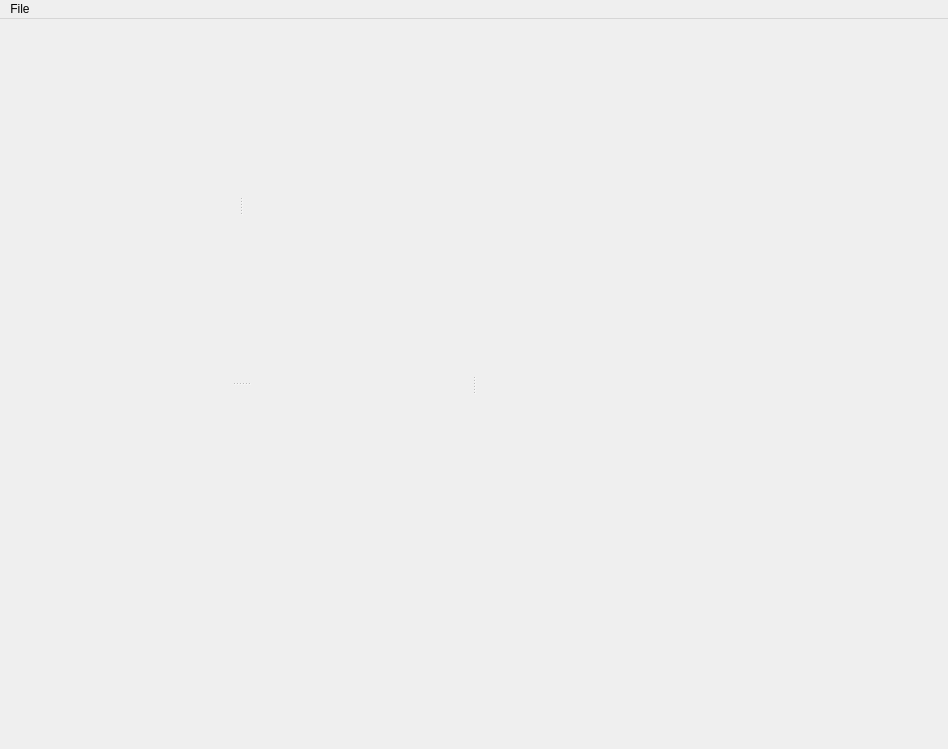
<?xml version="1.0" encoding="UTF-8"?>
<ui version="4.0">
 <class>MainWindow</class>
 <widget class="QMainWindow" name="MainWindow">
  <property name="geometry">
   <rect>
    <x>0</x>
    <y>0</y>
    <width>948</width>
    <height>749</height>
   </rect>
  </property>
  <property name="windowTitle">
   <string>lyse - the labscript suite</string>
  </property>
  <property name="windowIcon">
   <iconset resource="../../Anaconda/Lib/site-packages/qtutils/icons/icons.qrc">
    <normaloff>:/qtutils/custom/lyse.png</normaloff>:/qtutils/custom/lyse.png</iconset>
  </property>
  <property name="styleSheet">
   <string notr="true"/>
  </property>
  <property name="unifiedTitleAndToolBarOnMac">
   <bool>false</bool>
  </property>
  <widget class="QWidget" name="centralwidget">
   <property name="styleSheet">
    <string notr="true">QPushButton {
     border: none;
     padding: 4px;
 }

QPushButton:hover {
     background-color: qlineargradient(x1: 0, y1: 0, x2: 0, y2: 1,
                                       stop: 0 #f6f7fa, stop: 1 #dadbde);
     border: 1px solid #8f8f91;
     border-radius: 3px;
 }

 QPushButton:pressed {
     background-color: qlineargradient(x1: 0, y1: 0, x2: 0, y2: 1,
                                       stop: 0 #dadbde, stop: 1 #f6f7fa);
     border: 1px solid #8f8f91;
     border-radius: 3px;
 }

QPushButton:checked {
     background-color: #dadbde;
     border: 1px solid #8f8f91;
     border-radius: 3px;
 }

QPushButton:hover:checked {
     background-color: qlineargradient(x1: 0, y1: 0, x2: 0, y2: 1,
                                       stop: 0 #dadbde, stop: 1 #f6f7fa);
     border: 1px solid #8f8f91;
     border-radius: 3px;
 }

QToolButton {
     border: none;
     padding: 2px;
 }

QToolButton:hover {
     background-color: qlineargradient(x1: 0, y1: 0, x2: 0, y2: 1,
                                       stop: 0 #f6f7fa, stop: 1 #dadbde);
     border: 1px solid #8f8f91;
     border-radius: 3px;
 }

 QToolButton:pressed {
     background-color: qlineargradient(x1: 0, y1: 0, x2: 0, y2: 1,
                                       stop: 0 #dadbde, stop: 1 #f6f7fa);
     border: 1px solid #8f8f91;
     border-radius: 3px;
 }

QToolButton:checked {
     background-color: #dadbde;
     border: 1px solid #8f8f91;
     border-radius: 3px;
 }

QToolButton:hover:checked {
     background-color: qlineargradient(x1: 0, y1: 0, x2: 0, y2: 1,
                                       stop: 0 #dadbde, stop: 1 #f6f7fa);
     border: 1px solid #8f8f91;
     border-radius: 3px;
 }
</string>
   </property>
   <layout class="QVBoxLayout" name="verticalLayout_5">
    <item>
     <widget class="QSplitter" name="splitter_horizontal">
      <property name="orientation">
       <enum>Qt::Horizontal</enum>
      </property>
      <widget class="QSplitter" name="splitter_vertical">
       <property name="orientation">
        <enum>Qt::Vertical</enum>
       </property>
       <widget class="QSplitter" name="splitter">
        <property name="orientation">
         <enum>Qt::Horizontal</enum>
        </property>
        <widget class="QWidget" name="verticalLayoutWidget">
         <layout class="QVBoxLayout" name="verticalLayout_singleshot_routinebox"/>
        </widget>
        <widget class="QWidget" name="verticalLayoutWidget_2">
         <layout class="QVBoxLayout" name="verticalLayout_multishot_routinebox"/>
        </widget>
       </widget>
       <widget class="QWidget" name="verticalLayoutWidget_3">
        <layout class="QVBoxLayout" name="verticalLayout_filebox"/>
       </widget>
      </widget>
      <widget class="QWidget" name="verticalLayoutWidget_4">
       <layout class="QVBoxLayout" name="verticalLayout_output_box"/>
      </widget>
     </widget>
    </item>
   </layout>
  </widget>
  <widget class="QMenuBar" name="menuBar">
   <property name="geometry">
    <rect>
     <x>0</x>
     <y>0</y>
     <width>948</width>
     <height>21</height>
    </rect>
   </property>
   <widget class="QMenu" name="menuFile">
    <property name="title">
     <string>File</string>
    </property>
    <addaction name="actionLoad_configuration"/>
    <addaction name="actionRevert_configuration"/>
    <addaction name="actionSave_configuration"/>
    <addaction name="actionSave_configuration_as"/>
    <addaction name="actionQuit"/>
   </widget>
   <addaction name="menuFile"/>
  </widget>
  <action name="actionLoad_configuration">
   <property name="icon">
    <iconset resource="../../Anaconda/Lib/site-packages/qtutils/icons/icons.qrc">
     <normaloff>:/qtutils/fugue/folder-open.png</normaloff>:/qtutils/fugue/folder-open.png</iconset>
   </property>
   <property name="text">
    <string>Load configuration</string>
   </property>
   <property name="shortcut">
    <string>Ctrl+O</string>
   </property>
  </action>
  <action name="actionSave_configuration_as">
   <property name="enabled">
    <bool>false</bool>
   </property>
   <property name="icon">
    <iconset resource="../../Anaconda/Lib/site-packages/qtutils/icons/icons.qrc">
     <normaloff>:/qtutils/fugue/disk--plus.png</normaloff>:/qtutils/fugue/disk--plus.png</iconset>
   </property>
   <property name="text">
    <string>Save as...</string>
   </property>
   <property name="shortcut">
    <string>Ctrl+Shift+S</string>
   </property>
  </action>
  <action name="actionQuit">
   <property name="icon">
    <iconset resource="../../Anaconda/Lib/site-packages/qtutils/icons/icons.qrc">
     <normaloff>:/qtutils/fugue/cross-button.png</normaloff>:/qtutils/fugue/cross-button.png</iconset>
   </property>
   <property name="text">
    <string>Quit</string>
   </property>
   <property name="shortcut">
    <string>Ctrl+Q</string>
   </property>
  </action>
  <action name="actionSave_configuration">
   <property name="icon">
    <iconset resource="../../Anaconda/Lib/site-packages/qtutils/icons/icons.qrc">
     <normaloff>:/qtutils/fugue/disk.png</normaloff>:/qtutils/fugue/disk.png</iconset>
   </property>
   <property name="text">
    <string>Save configuration</string>
   </property>
   <property name="shortcut">
    <string>Ctrl+S</string>
   </property>
  </action>
  <action name="actionRevert_configuration">
   <property name="enabled">
    <bool>false</bool>
   </property>
   <property name="icon">
    <iconset resource="../../Anaconda/Lib/site-packages/qtutils/icons/icons.qrc">
     <normaloff>:/qtutils/fugue/arrow-curve-180-left.png</normaloff>:/qtutils/fugue/arrow-curve-180-left.png</iconset>
   </property>
   <property name="text">
    <string>Revert configuration</string>
   </property>
  </action>
 </widget>
 <resources>
  <include location="../../Anaconda/Lib/site-packages/qtutils/icons/icons.qrc"/>
 </resources>
 <connections/>
</ui>
